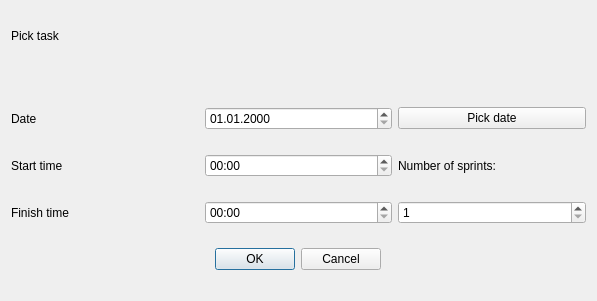
<?xml version="1.0" encoding="UTF-8"?>
<ui version="4.0">
 <class>AddSprintDialog</class>
 <widget class="QDialog" name="AddSprintDialog">
  <property name="geometry">
   <rect>
    <x>0</x>
    <y>0</y>
    <width>597</width>
    <height>301</height>
   </rect>
  </property>
  <property name="windowTitle">
   <string>Add Sprint</string>
  </property>
  <layout class="QGridLayout" name="gridLayout">
   <item row="2" column="0">
    <widget class="QLabel" name="label">
     <property name="font">
      <font>
       <pointsize>9</pointsize>
      </font>
     </property>
     <property name="text">
      <string>Date</string>
     </property>
    </widget>
   </item>
   <item row="4" column="1">
    <widget class="QTimeEdit" name="timeEditSprintFinishTime">
     <property name="font">
      <font>
       <pointsize>9</pointsize>
      </font>
     </property>
     <property name="displayFormat">
      <string>hh:mm</string>
     </property>
    </widget>
   </item>
   <item row="3" column="0">
    <widget class="QLabel" name="label_2">
     <property name="font">
      <font>
       <pointsize>9</pointsize>
      </font>
     </property>
     <property name="text">
      <string>Start time</string>
     </property>
    </widget>
   </item>
   <item row="0" column="0" colspan="3">
    <widget class="QLabel" name="label_4">
     <property name="sizePolicy">
      <sizepolicy hsizetype="Preferred" vsizetype="Fixed">
       <horstretch>0</horstretch>
       <verstretch>0</verstretch>
      </sizepolicy>
     </property>
     <property name="font">
      <font>
       <pointsize>9</pointsize>
      </font>
     </property>
     <property name="text">
      <string>Pick task</string>
     </property>
    </widget>
   </item>
   <item row="1" column="0">
    <spacer name="verticalSpacer">
     <property name="orientation">
      <enum>Qt::Vertical</enum>
     </property>
     <property name="sizeType">
      <enum>QSizePolicy::Fixed</enum>
     </property>
     <property name="sizeHint" stdset="0">
      <size>
       <width>20</width>
       <height>40</height>
      </size>
     </property>
    </spacer>
   </item>
   <item row="4" column="2">
    <widget class="QSpinBox" name="sbNumSprints">
     <property name="font">
      <font>
       <pointsize>9</pointsize>
      </font>
     </property>
     <property name="minimum">
      <number>1</number>
     </property>
     <property name="value">
      <number>1</number>
     </property>
    </widget>
   </item>
   <item row="5" column="0" colspan="3" alignment="Qt::AlignHCenter">
    <widget class="QDialogButtonBox" name="buttonBoxConfirmOrCancel">
     <property name="font">
      <font>
       <pointsize>9</pointsize>
      </font>
     </property>
     <property name="orientation">
      <enum>Qt::Horizontal</enum>
     </property>
     <property name="standardButtons">
      <set>QDialogButtonBox::Cancel|QDialogButtonBox::Ok</set>
     </property>
    </widget>
   </item>
   <item row="2" column="2">
    <widget class="QPushButton" name="pushButtonPickDate">
     <property name="font">
      <font>
       <pointsize>9</pointsize>
      </font>
     </property>
     <property name="text">
      <string>Pick date</string>
     </property>
    </widget>
   </item>
   <item row="2" column="1">
    <widget class="QDateEdit" name="dateEditSprintDate">
     <property name="font">
      <font>
       <pointsize>9</pointsize>
      </font>
     </property>
     <property name="displayFormat">
      <string>dd.MM.yyyy</string>
     </property>
    </widget>
   </item>
   <item row="3" column="2">
    <widget class="QLabel" name="lblNumSprints">
     <property name="font">
      <font>
       <pointsize>9</pointsize>
      </font>
     </property>
     <property name="text">
      <string>Number of sprints:</string>
     </property>
    </widget>
   </item>
   <item row="3" column="1">
    <widget class="QTimeEdit" name="timeEditSprintStartTime">
     <property name="font">
      <font>
       <pointsize>9</pointsize>
      </font>
     </property>
     <property name="displayFormat">
      <string>hh:mm</string>
     </property>
    </widget>
   </item>
   <item row="4" column="0">
    <widget class="QLabel" name="label_3">
     <property name="font">
      <font>
       <pointsize>9</pointsize>
      </font>
     </property>
     <property name="text">
      <string>Finish time</string>
     </property>
    </widget>
   </item>
  </layout>
 </widget>
 <resources/>
 <connections>
  <connection>
   <sender>buttonBoxConfirmOrCancel</sender>
   <signal>accepted()</signal>
   <receiver>AddSprintDialog</receiver>
   <slot>accept()</slot>
   <hints>
    <hint type="sourcelabel">
     <x>248</x>
     <y>254</y>
    </hint>
    <hint type="destinationlabel">
     <x>157</x>
     <y>274</y>
    </hint>
   </hints>
  </connection>
  <connection>
   <sender>buttonBoxConfirmOrCancel</sender>
   <signal>rejected()</signal>
   <receiver>AddSprintDialog</receiver>
   <slot>reject()</slot>
   <hints>
    <hint type="sourcelabel">
     <x>316</x>
     <y>260</y>
    </hint>
    <hint type="destinationlabel">
     <x>286</x>
     <y>274</y>
    </hint>
   </hints>
  </connection>
  <connection>
   <sender>dateEditSprintDate</sender>
   <signal>dateChanged(QDate)</signal>
   <receiver>timeEditSprintStartTime</receiver>
   <slot>setDate(QDate)</slot>
   <hints>
    <hint type="sourcelabel">
     <x>215</x>
     <y>150</y>
    </hint>
    <hint type="destinationlabel">
     <x>215</x>
     <y>190</y>
    </hint>
   </hints>
  </connection>
  <connection>
   <sender>dateEditSprintDate</sender>
   <signal>dateChanged(QDate)</signal>
   <receiver>timeEditSprintFinishTime</receiver>
   <slot>setDate(QDate)</slot>
   <hints>
    <hint type="sourcelabel">
     <x>215</x>
     <y>150</y>
    </hint>
    <hint type="destinationlabel">
     <x>215</x>
     <y>230</y>
    </hint>
   </hints>
  </connection>
 </connections>
</ui>
